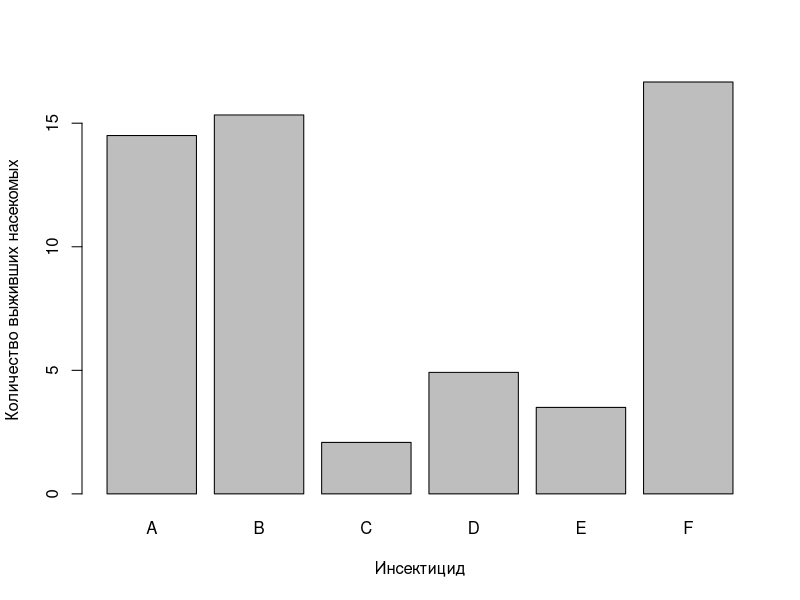

Write R code to recreate this figure.
# Из репозитория CRAN
# install.packages("httpgd")
# install.packages("ggplot2")
# install.packages("readxl")
# data(InsectSprays)

attach(InsectSprays)

means_count <- tapply(count, spray, mean)

barplot(height = means_count,
    xlab = "Инсектицид",
    ylab = "Количество выживших насекомых")